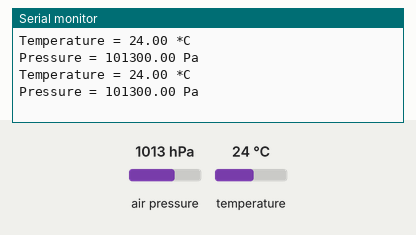
Recording of a sketch running on a simulated Arduino Uno, built with avr-gcc and run on an emulated ATmega328P. Parts: the last lines printed to the serial monitor. Inputs (shaded band) come from the test bench; at power-on: air pressure 1013 hPa, temperature 24 °C.

Above: at 17.1 s.
17.2 s: air pressure set to 952 hPa
At 25.8 s:
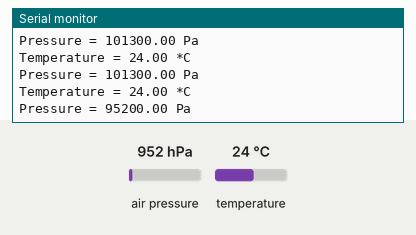
29.4 s: temperature set to 12 °C
At 33.7 s:
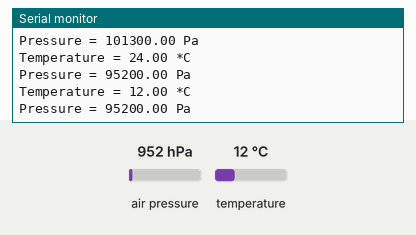
41.6 s: air pressure set to 975 hPa
At 49.6 s:
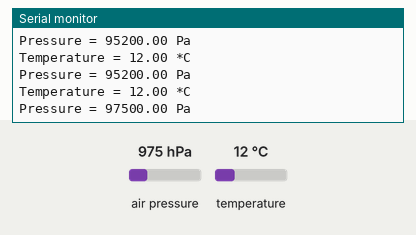
Timing chart, 0 to 51.1 s (numbered marks = the images above; inputs shaded):
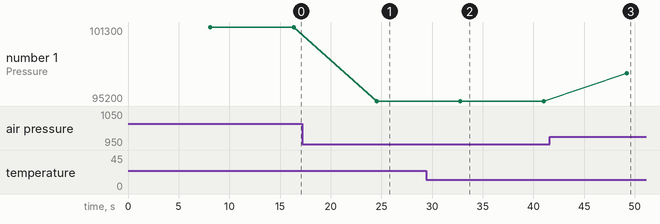

The sketch:

SleepMode2.ino
```cpp
#include "LowPower.h"
// This file requieres the LowPower support functions

// Code for temperature sensor
#include <Wire.h>
#include <SPI.h>
#include <Adafruit_Sensor.h>
#include <Adafruit_BMP280.h>

#define BMP_SCK 13
#define BMP_MISO 12
#define BMP_MOSI 11
#define BMP_CS 10
Adafruit_BMP280 bme(BMP_CS, BMP_MOSI, BMP_MISO,  BMP_SCK);
////////////////////////////////////////

void setup() {
  // Code for temperature sensor
  Serial.begin(9600);

  if (!bme.begin()) {
    Serial.println("Could not find a valid BMP280 sensor, check wiring!");
    while (1);
  }
  /////////////////////////////////////
}

void loop() {
  // put your main code here, to run repeatedly:
  delay(10);
  LowPower.powerDown(SLEEP_8S, ADC_OFF, BOD_OFF);
  ADCSRA |= (1 << 7); // Enabeling ADC
  delay(100);

  // Code for temperature setup
  Serial.print("Temperature = ");
  Serial.print(bme.readTemperature());
  Serial.println(" *C");

  Serial.print("Pressure = ");
  Serial.print(bme.readPressure());
  Serial.println(" Pa");

  Serial.println();
  delay(100); // Delay in order to print all to terminal
  //////////////////////////////////
}
```

Measured:
- after the input at 17.2 s, the serial monitor: prints a new line after 7.4 s (image 1)
- after the input at 29.4 s, the serial monitor: prints a new line after 3.4 s (image 2)
- after the input at 41.6 s, the serial monitor: prints a new line after 7.6 s (image 3)
- plotted number 1: 101300 → 95200 after the input at 17.2 s, 95200 → 97500 after the input at 41.6 s
